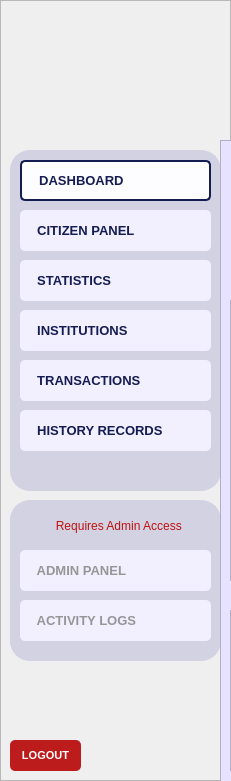
  <widget class="QFrame" name="baseNavFrame">
   <property name="geometry">
    <rect>
     <x>0</x>
     <y>40</y>
     <width>231</width>
     <height>781</height>
    </rect>
   </property>
   <property name="styleSheet">
    <string notr="true">#baseNavFrame {
	background-color: #e7e2ff;
}</string>
   </property>
   <property name="frameShape">
    <enum>QFrame::Shape::StyledPanel</enum>
   </property>
   <property name="frameShadow">
    <enum>QFrame::Shadow::Raised</enum>
   </property>
   <widget class="QFrame" name="baseNavFramesub1">
    <property name="geometry">
     <rect>
      <x>10</x>
      <y>150</y>
      <width>211</width>
      <height>341</height>
     </rect>
    </property>
    <property name="autoFillBackground">
     <bool>false</bool>
    </property>
    <property name="styleSheet">
     <string notr="true">#baseNavFramesub1{
	background-color: #d3d2e2;
	border-radius: 20px;
	border: 2px solid #d3d2e2;
	opacity: 0.1;
}</string>
    </property>
    <property name="frameShape">
     <enum>QFrame::Shape::StyledPanel</enum>
    </property>
    <property name="frameShadow">
     <enum>QFrame::Shadow::Raised</enum>
    </property>
    <widget class="QPushButton" name="nav_buttonDashboard">
     <property name="geometry">
      <rect>
       <x>10</x>
       <y>10</y>
       <width>191</width>
       <height>41</height>
      </rect>
     </property>
     <property name="font">
      <font>
       <family>Arial</family>
       <pointsize>10</pointsize>
       <bold>true</bold>
      </font>
     </property>
     <property name="cursor">
      <cursorShape>PointingHandCursor</cursorShape>
     </property>
     <property name="layoutDirection">
      <enum>Qt::LayoutDirection::LeftToRight</enum>
     </property>
     <property name="styleSheet">
      <string notr="true">#nav_buttonDashboard {
    background-color: #fdfdff;
    color: #141c52;
    border-radius: 5px;
	border: 2px solid #141c52; 
	text-align: left;
	padding: 10px;
}</string>
     </property>
     <property name="text">
      <string>  DASHBOARD</string>
     </property>
     <property name="icon">
      <iconset>
       <normaloff>../../Assets/Icons/icon_dashboard.svg</normaloff>../../Assets/Icons/icon_dashboard.svg</iconset>
     </property>
     <property name="iconSize">
      <size>
       <width>30</width>
       <height>30</height>
      </size>
     </property>
    </widget>
    <widget class="QPushButton" name="nav_buttonCitizenPanel">
     <property name="geometry">
      <rect>
       <x>10</x>
       <y>60</y>
       <width>191</width>
       <height>41</height>
      </rect>
     </property>
     <property name="font">
      <font>
       <family>Arial</family>
       <pointsize>10</pointsize>
       <bold>true</bold>
      </font>
     </property>
     <property name="cursor">
      <cursorShape>PointingHandCursor</cursorShape>
     </property>
     <property name="styleSheet">
      <string notr="true">#nav_buttonCitizenPanel {
    background-color: #f2efff;
    color: #141c52;
    border-radius: 5px;
	text-align: left;;
    padding: 10px; /* Optional: Adjusts spacing inside the button */
}
#nav_buttonCitizenPanel:hover {
    background-color: #fdfdff; /* Slightly lighter blue when hovered */
}
#nav_buttonCitizenPanel:pressed {
    background-color: #e7e5f4; /* Darker blue when clicked */
}</string>
     </property>
     <property name="text">
      <string>  CITIZEN PANEL</string>
     </property>
     <property name="icon">
      <iconset>
       <normaloff>../../Assets/Icons/icon_citizenprofiles.svg</normaloff>../../Assets/Icons/icon_citizenprofiles.svg</iconset>
     </property>
     <property name="iconSize">
      <size>
       <width>30</width>
       <height>30</height>
      </size>
     </property>
    </widget>
    <widget class="QPushButton" name="nav_buttonStatistics">
     <property name="geometry">
      <rect>
       <x>10</x>
       <y>110</y>
       <width>191</width>
       <height>41</height>
      </rect>
     </property>
     <property name="font">
      <font>
       <family>Arial</family>
       <pointsize>10</pointsize>
       <bold>true</bold>
      </font>
     </property>
     <property name="cursor">
      <cursorShape>PointingHandCursor</cursorShape>
     </property>
     <property name="styleSheet">
      <string notr="true">#nav_buttonStatistics {
    background-color: #f2efff;
    color: #141c52;
    border-radius: 5px;
	text-align: left;
    padding: 10px; /* Optional: Adjusts spacing inside the button */
}
#nav_buttonStatistics:hover {
    background-color: #fdfdff; /* Slightly lighter blue when hovered */
}
#nav_buttonStatistics:pressed {
    background-color: #e7e5f4; /* Darker blue when clicked */
}</string>
     </property>
     <property name="text">
      <string>  STATISTICS</string>
     </property>
     <property name="icon">
      <iconset>
       <normaloff>../../Assets/Icons/icon_statistics.svg</normaloff>../../Assets/Icons/icon_statistics.svg</iconset>
     </property>
     <property name="iconSize">
      <size>
       <width>30</width>
       <height>30</height>
      </size>
     </property>
    </widget>
    <widget class="QPushButton" name="nav_buttonTransactions">
     <property name="geometry">
      <rect>
       <x>10</x>
       <y>210</y>
       <width>191</width>
       <height>41</height>
      </rect>
     </property>
     <property name="font">
      <font>
       <family>Arial</family>
       <pointsize>10</pointsize>
       <bold>true</bold>
      </font>
     </property>
     <property name="cursor">
      <cursorShape>PointingHandCursor</cursorShape>
     </property>
     <property name="styleSheet">
      <string notr="true">#nav_buttonTransactions {
    background-color: #f2efff;
    color: #141c52;
    border-radius: 5px;
	text-align: left;
    padding: 10px; /* Optional: Adjusts spacing inside the button */
}
#nav_buttonTransactions:hover {
    background-color: #fdfdff; /* Slightly lighter blue when hovered */
}
#nav_buttonTransactions:pressed {
    background-color: #e7e5f4; /* Darker blue when clicked */
}</string>
     </property>
     <property name="text">
      <string>  TRANSACTIONS</string>
     </property>
     <property name="icon">
      <iconset>
       <normaloff>../../Assets/Icons/icon_transaction.svg</normaloff>../../Assets/Icons/icon_transaction.svg</iconset>
     </property>
     <property name="iconSize">
      <size>
       <width>30</width>
       <height>30</height>
      </size>
     </property>
    </widget>
    <widget class="QPushButton" name="nav_buttonInstitutions">
     <property name="geometry">
      <rect>
       <x>10</x>
       <y>160</y>
       <width>191</width>
       <height>41</height>
      </rect>
     </property>
     <property name="font">
      <font>
       <family>Arial</family>
       <pointsize>10</pointsize>
       <bold>true</bold>
      </font>
     </property>
     <property name="cursor">
      <cursorShape>PointingHandCursor</cursorShape>
     </property>
     <property name="styleSheet">
      <string notr="true">#nav_buttonInstitutions {
    background-color: #f2efff;
    color: #141c52;
    border-radius: 5px;
	text-align: left;
    padding: 10px; /* Optional: Adjusts spacing inside the button */
}
#nav_buttonInstitutions:hover {
    background-color: #fdfdff; /* Slightly lighter blue when hovered */
}
#nav_buttonInstitutions:pressed {
    background-color: #e7e5f4; /* Darker blue when clicked */
}</string>
     </property>
     <property name="text">
      <string>  INSTITUTIONS</string>
     </property>
     <property name="icon">
      <iconset>
       <normaloff>../../Assets/Icons/icon_institutions.svg</normaloff>../../Assets/Icons/icon_institutions.svg</iconset>
     </property>
     <property name="iconSize">
      <size>
       <width>30</width>
       <height>30</height>
      </size>
     </property>
    </widget>
    <widget class="QPushButton" name="nav_buttonHistoryRecords">
     <property name="geometry">
      <rect>
       <x>10</x>
       <y>260</y>
       <width>191</width>
       <height>41</height>
      </rect>
     </property>
     <property name="font">
      <font>
       <family>Arial</family>
       <pointsize>10</pointsize>
       <bold>true</bold>
      </font>
     </property>
     <property name="cursor">
      <cursorShape>PointingHandCursor</cursorShape>
     </property>
     <property name="styleSheet">
      <string notr="true">#nav_buttonHistoryRecords {
    background-color: #f2efff;
    color: #141c52;
    border-radius: 5px;
	text-align: left;
    padding: 10px; /* Optional: Adjusts spacing inside the button */
}
#nav_buttonHistoryRecords:hover {
    background-color: #fdfdff; /* Slightly lighter blue when hovered */
}
#nav_buttonHistoryRecords:pressed {
    background-color: #e7e5f4; /* Darker blue when clicked */
}</string>
     </property>
     <property name="text">
      <string>  HISTORY RECORDS</string>
     </property>
     <property name="icon">
      <iconset>
       <normaloff>../../Assets/Icons/icon_historyrecord.svg</normaloff>../../Assets/Icons/icon_historyrecord.svg</iconset>
     </property>
     <property name="iconSize">
      <size>
       <width>30</width>
       <height>30</height>
      </size>
     </property>
    </widget>
   </widget>
   <widget class="QFrame" name="baseNavFramesub2">
    <property name="geometry">
     <rect>
      <x>10</x>
      <y>500</y>
      <width>211</width>
      <height>161</height>
     </rect>
    </property>
    <property name="autoFillBackground">
     <bool>false</bool>
    </property>
    <property name="styleSheet">
     <string notr="true">#baseNavFramesub2{
	background-color: #d3d2e2;
	border-radius: 20px;
	border: 2px solid #d3d2e2;
	opacity: 0.1;
}</string>
    </property>
    <property name="frameShape">
     <enum>QFrame::Shape::StyledPanel</enum>
    </property>
    <property name="frameShadow">
     <enum>QFrame::Shadow::Raised</enum>
    </property>
    <widget class="QPushButton" name="nav_buttonAdminPanel">
     <property name="geometry">
      <rect>
       <x>10</x>
       <y>50</y>
       <width>191</width>
       <height>41</height>
      </rect>
     </property>
     <property name="font">
      <font>
       <family>Arial</family>
       <pointsize>10</pointsize>
       <bold>true</bold>
      </font>
     </property>
     <property name="cursor">
      <cursorShape>ForbiddenCursor</cursorShape>
     </property>
     <property name="styleSheet">
      <string notr="true">#nav_buttonAdminPanel {
    background-color: #f2efff;
    color: #969696;
    border-radius: 5px;
	text-align: left;
    padding: 10px; /* Optional: Adjusts spacing inside the button */
}
/*#nav_buttonAdminOverview:hover {
    background-color: #fdfdff;
}
#nav_buttonAdminOverview:pressed {
    background-color: #e7e5f4; 
}*/</string>
     </property>
     <property name="text">
      <string>  ADMIN PANEL</string>
     </property>
     <property name="icon">
      <iconset>
       <normaloff>../../Assets/Icons/icon_adminoverview_off.svg</normaloff>../../Assets/Icons/icon_adminoverview_off.svg</iconset>
     </property>
     <property name="iconSize">
      <size>
       <width>30</width>
       <height>30</height>
      </size>
     </property>
    </widget>
    <widget class="QPushButton" name="nav_isLocked">
     <property name="geometry">
      <rect>
       <x>10</x>
       <y>10</y>
       <width>191</width>
       <height>31</height>
      </rect>
     </property>
     <property name="styleSheet">
      <string notr="true">#nav_isLocked{
	background-color: #d3d2e2;
	border-radius: 20px;
	border: 2px solid #d3d2e2;
	opacity: 0.1;
	color: #c01111;
}</string>
     </property>
     <property name="text">
      <string>  Requires Admin Access</string>
     </property>
     <property name="icon">
      <iconset>
       <normaloff>../../Assets/Icons/icon_isLocked.svg</normaloff>../../Assets/Icons/icon_isLocked.svg</iconset>
     </property>
     <property name="iconSize">
      <size>
       <width>20</width>
       <height>20</height>
      </size>
     </property>
    </widget>
    <widget class="QPushButton" name="nav_buttonActivityLogs">
     <property name="geometry">
      <rect>
       <x>10</x>
       <y>100</y>
       <width>191</width>
       <height>41</height>
      </rect>
     </property>
     <property name="font">
      <font>
       <family>Arial</family>
       <pointsize>10</pointsize>
       <bold>true</bold>
      </font>
     </property>
     <property name="cursor">
      <cursorShape>ForbiddenCursor</cursorShape>
     </property>
     <property name="styleSheet">
      <string notr="true">#nav_buttonActivityLogs {
    background-color: #f2efff;
    color: #969696;
    border-radius: 5px;
	text-align: left;
    padding: 10px; /* Optional: Adjusts spacing inside the button */
}
/*#nav_buttonAdminOverview:hover {
    background-color: #fdfdff;
}
#nav_buttonAdminOverview:pressed {
    background-color: #e7e5f4; 
}*/</string>
     </property>
     <property name="text">
      <string>  ACTIVITY LOGS</string>
     </property>
     <property name="icon">
      <iconset>
       <normaloff>../../Assets/Icons/icon_activitylogs_off.svg</normaloff>../../Assets/Icons/icon_activitylogs_off.svg</iconset>
     </property>
     <property name="iconSize">
      <size>
       <width>30</width>
       <height>30</height>
      </size>
     </property>
    </widget>
   </widget>
   <widget class="QLabel" name="nav_imageLogo">
    <property name="geometry">
     <rect>
      <x>70</x>
      <y>30</y>
      <width>91</width>
      <height>91</height>
     </rect>
    </property>
    <property name="font">
     <font>
      <family>Arial</family>
      <pointsize>18</pointsize>
      <bold>true</bold>
     </font>
    </property>
    <property name="styleSheet">
     <string notr="true">#nav_imageLogo{	
	background-color: transparent;
	color: #ffffff;
}
</string>
    </property>
    <property name="text">
     <string/>
    </property>
    <property name="pixmap">
     <pixmap>../../Assets/Images/logo_brgyClear.png</pixmap>
    </property>
    <property name="scaledContents">
     <bool>true</bool>
    </property>
   </widget>
   <widget class="QPushButton" name="logout_buttonLogout">
    <property name="geometry">
     <rect>
      <x>10</x>
      <y>740</y>
      <width>71</width>
      <height>31</height>
     </rect>
    </property>
    <property name="font">
     <font>
      <family>Arial</family>
      <pointsize>8</pointsize>
      <bold>true</bold>
     </font>
    </property>
    <property name="cursor">
     <cursorShape>PointingHandCursor</cursorShape>
    </property>
    <property name="styleSheet">
     <string notr="true">#logout_buttonLogout {
    background-color: #bc1c1c;
    color: white;
    border-radius: 5px;
    padding: 10px; /* Optional: Adjusts spacing inside the button */
}
#logout_buttonLogout:hover {
    background-color: #d82020; /* Slightly lighter blue when hovered */
}
#logout_buttonLogout:pressed {
    background-color: #8c1515; /* Darker blue when clicked */
}</string>
    </property>
    <property name="text">
     <string>LOGOUT</string>
    </property>
   </widget>
   <widget class="QFrame" name="baseNavFrame_2">
    <property name="geometry">
     <rect>
      <x>220</x>
      <y>140</y>
      <width>231</width>
      <height>781</height>
     </rect>
    </property>
    <property name="styleSheet">
     <string notr="true">background-color: #e7e2ff;</string>
    </property>
    <property name="frameShape">
     <enum>QFrame::Shape::StyledPanel</enum>
    </property>
    <property name="frameShadow">
     <enum>QFrame::Shadow::Raised</enum>
    </property>
    <widget class="QFrame" name="baseNavFramesub1_2">
     <property name="geometry">
      <rect>
       <x>10</x>
       <y>160</y>
       <width>211</width>
       <height>281</height>
      </rect>
     </property>
     <property name="autoFillBackground">
      <bool>false</bool>
     </property>
     <property name="styleSheet">
      <string notr="true">#baseNavFramesub1{
	background-color: #d3d2e2;
	border-radius: 20px;
	border: 2px solid #d3d2e2;
	opacity: 0.1;
}</string>
     </property>
     <property name="frameShape">
      <enum>QFrame::Shape::StyledPanel</enum>
     </property>
     <property name="frameShadow">
      <enum>QFrame::Shadow::Raised</enum>
     </property>
    </widget>
    <widget class="QFrame" name="baseNavFramesub2_2">
     <property name="geometry">
      <rect>
       <x>10</x>
       <y>470</y>
       <width>211</width>
       <height>161</height>
      </rect>
     </property>
     <property name="autoFillBackground">
      <bool>false</bool>
     </property>
     <property name="styleSheet">
      <string notr="true">#baseNavFramesub2{
	background-color: #d3d2e2;
	border-radius: 20px;
	border: 2px solid #d3d2e2;
	opacity: 0.1;
}</string>
     </property>
     <property name="frameShape">
      <enum>QFrame::Shape::StyledPanel</enum>
     </property>
     <property name="frameShadow">
      <enum>QFrame::Shadow::Raised</enum>
     </property>
    </widget>
    <widget class="QLabel" name="login_imageLogo_2">
     <property name="geometry">
      <rect>
       <x>70</x>
       <y>30</y>
       <width>91</width>
       <height>91</height>
      </rect>
     </property>
     <property name="font">
      <font>
       <family>Arial</family>
       <pointsize>18</pointsize>
       <bold>true</bold>
      </font>
     </property>
     <property name="styleSheet">
      <string notr="true">#login_imageLogo{	
	background-color: transparent;
	color: #ffffff;
}
</string>
     </property>
     <property name="text">
      <string/>
     </property>
     <property name="pixmap">
      <pixmap>../Assets/logo_brgyClear.png</pixmap>
     </property>
     <property name="scaledContents">
      <bool>true</bool>
     </property>
    </widget>
    <widget class="QPushButton" name="logout_buttonLogout_2">
     <property name="geometry">
      <rect>
       <x>10</x>
       <y>740</y>
       <width>71</width>
       <height>31</height>
      </rect>
     </property>
     <property name="font">
      <font>
       <family>Arial</family>
       <pointsize>8</pointsize>
       <bold>true</bold>
      </font>
     </property>
     <property name="cursor">
      <cursorShape>PointingHandCursor</cursorShape>
     </property>
     <property name="styleSheet">
      <string notr="true">#logout_buttonLogout {
    background-color: #bc1c1c;
    color: white;
    border-radius: 5px;
    padding: 10px; /* Optional: Adjusts spacing inside the button */
}
#logout_buttonLogout:hover {
    background-color: #d82020; /* Slightly lighter blue when hovered */
}
#logout_buttonLogout:pressed {
    background-color: #8c1515; /* Darker blue when clicked */
}</string>
     </property>
     <property name="text">
      <string>LOGOUT</string>
     </property>
    </widget>
   </widget>
  </widget>
